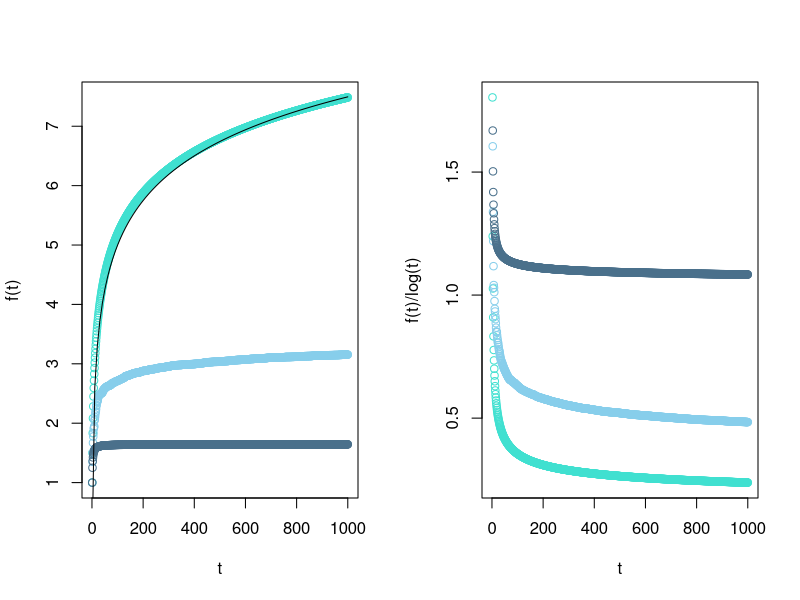

Write the R code that produced this figure.
# Question 1.2

epsilon_power <- function(x){
  results = c()
  for (n in x){
    result <- n^(1+runif(1))
    results = c(results,result)
  }
  return(results)
}

sumHarm <- function(t){
  result = 0
  results = c()
  for (n in t){
    result = result + (1/n) 
    results = c(results,result) 
  }
  return(results)
}

# This plot shows the sum series for 1/t, 1/t^2 and 1/t^(1+e) with epsilon sampled uniformly from range [0,1]. The curve represents the logarithmic series (log(t)).
par(mfrow=c(1,2))
plot(sumHarm(1:1000), col='turquoise', xlab='t',ylab='f(t)')
points(sumHarm(epsilon_power(1:1000)), col='skyblue')
points(sumHarm((1:1000)^2), add=TRUE, col='skyblue4')
curve((1.085*log(x)),add=TRUE)

# This plot shows the same function values, but proportional to log(t). These series appear convergent, which shows that the regret, which is approximated by the sum of the series of the selection probability of an action multiplied by its opportunity gap.

plot(sumHarm((1:1000)^2)/log(1:1000), col='turquoise', xlab='t', ylab='f(t)/log(t)')
points(sumHarm(epsilon_power(1:1000))/log(1:1000), col='skyblue')
points(sumHarm(1:1000)/log(1:1000), add=TRUE, col='skyblue4')
lines(1)
rev(sumHarm(1:100000)/log(1:100000))[1]
# Still unsure about interpretation... 
# The series are all lower bounded by a fixed factor of log(t). For larger t, there is some lower converged value 
# take another look at the slides to give a theoretical explanation maybe

sumHarm(1000000)
log(1000000)
